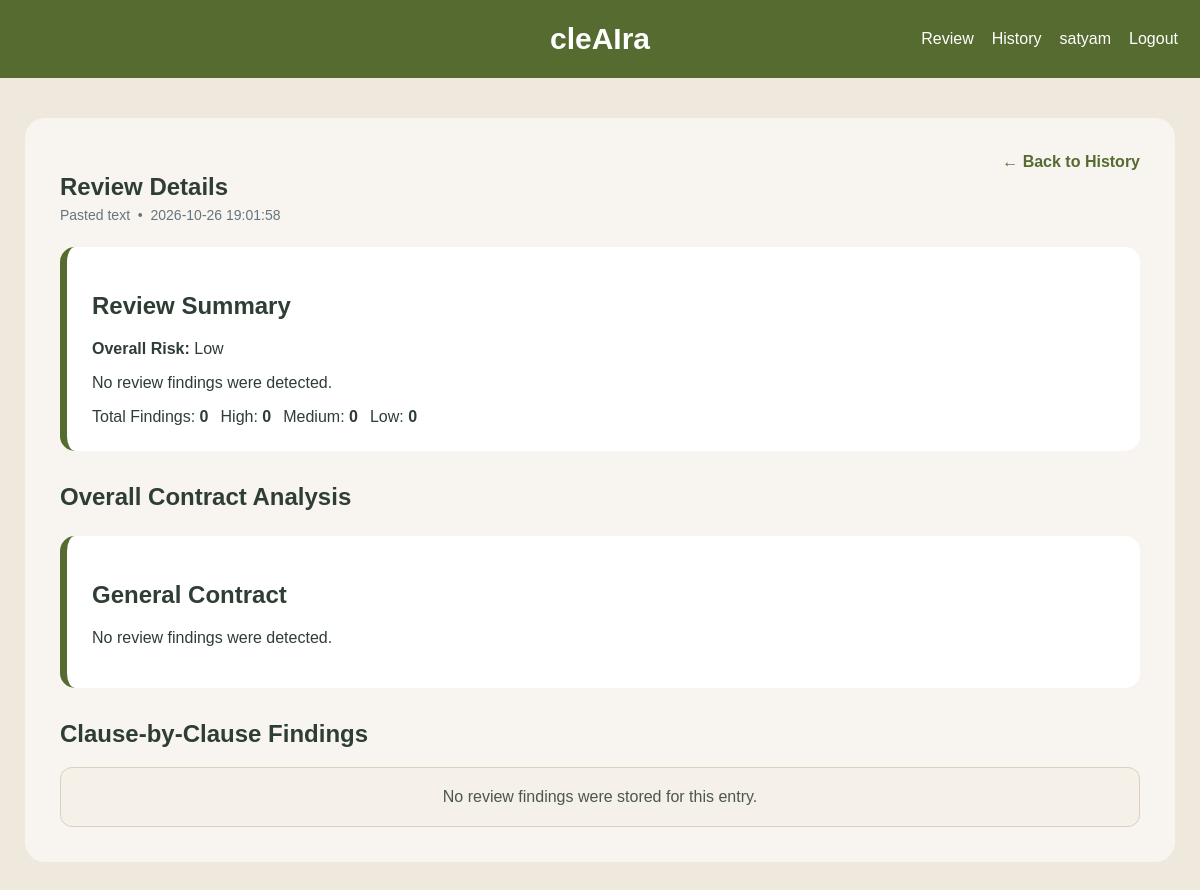
The page /history/120 (signed in) on the database its author committed.
### tables this page shows
CREATE TABLE "users" (
            id INTEGER PRIMARY KEY AUTOINCREMENT,
            username TEXT NOT NULL COLLATE NOCASE,
            email TEXT NOT NULL UNIQUE COLLATE NOCASE,
            password_hash TEXT NOT NULL,
            created_at TEXT NOT NULL DEFAULT (datetime('now')),
            email_verified INTEGER NOT NULL DEFAULT 1,
            verification_token TEXT,
            verification_created_at TEXT
        );

CREATE TABLE reviews (
            id INTEGER PRIMARY KEY AUTOINCREMENT,
            user_id INTEGER NOT NULL,
            source TEXT NOT NULL,
            preview TEXT NOT NULL,
            results_json TEXT NOT NULL,
            created_at TEXT NOT NULL DEFAULT (datetime('now')),
            FOREIGN KEY (user_id) REFERENCES users(id)
        );

### app.py (the view)
@app.route("/history/<int:review_id>")
@login_required
def history_detail(review_id):
    review = get_review(
        current_user()["id"],
        review_id,
    )
    if not review:
        abort(404)
    return render_template(
        "history_detail.html",
        review=review,
    )

### app.py (called while the page is built)
def login_required(view):
    @wraps(view)
    def wrapped(*args, **kwargs):
        user = current_user()
        if not user:
            session.clear()
            return redirect(url_for("login"))
        return view(*args, **kwargs)
    return wrapped

def current_user():
    user_id = session.get("user_id")
    if not user_id:
        return None
    return get_user_by_id(user_id)

@app.context_processor
def inject_user():
    return {"user": current_user()}

### auth.py (called while the page is built)
def get_connection():
    conn = sqlite3.connect(DB_PATH)
    conn.row_factory = sqlite3.Row
    return conn

def get_db():
    return get_connection()

def get_user_by_id(user_id):
    conn = get_connection()
    row = conn.execute(
        "SELECT * FROM users WHERE id = ?",
        (user_id,),
    ).fetchone()
    conn.close()
    return dict(row) if row else None

### history.py (called while the page is built)
def _decode_review_payload(raw_json):
    data = json.loads(raw_json)
    if isinstance(data, list):
        return {"results": data, "summary": None, "overall_analysis": None}
    if isinstance(data, dict):
        return {
            "results": data.get("results", []),
            "summary": data.get("summary"),
            "overall_analysis": data.get("overall_analysis"),
        }
    return {"results": [], "summary": None, "overall_analysis": None}

def get_review(user_id, review_id):
    conn = get_db()
    row = conn.execute(
        "SELECT id, source, preview, results_json, created_at "
        "FROM reviews WHERE id = ? AND user_id = ?",
        (review_id, user_id),
    ).fetchone()
    conn.close()
    if not row:
        return None
    payload = _decode_review_payload(row["results_json"])
    return {
        "id": row["id"],
        "source": row["source"],
        "preview": row["preview"],
        "created_at": row["created_at"],
        "results": payload["results"],
        "summary": payload["summary"],
        "overall_analysis": payload["overall_analysis"],
    }

### templates/history_detail.html (shortened to what this page needs)
<!DOCTYPE html>
<html lang="en">
<head>
    <link rel="stylesheet" href="/static/style.css">
</head>
<body>
<div class="navbar">
    <span>cleAIra</span>
    <div class="nav-actions">
        <a class="nav-link" href="/">Review</a>
        <a class="nav-link" href="/history">History</a>
        <a class="nav-link" href="/account">{{ user.username }}</a>
        <a class="nav-link" href="/logout">Logout</a>
    </div>
</div>
<div class="container">
    <div style="display:flex;justify-content:space-between;align-items:flex-start;gap:20px;flex-wrap:wrap;">
        <div>
            <h2 style="margin-bottom:6px;">Review Details</h2>
            <div style="color:#66757c;font-size:14px;">{{ review.source }} &nbsp;•&nbsp; {{ review.created_at }}</div>
        </div>
        <a class="view-details-link" href="/history">← Back to History</a>
    </div>
    {% if review.summary %}
    <div class="result" style="margin-top:24px;">
        <h2>Review Summary</h2>
        <p><strong>Overall Risk:</strong> {{ review.summary.overall }}</p>
        <p>{{ review.summary.message }}</p>
        <div style="display:flex;gap:12px;flex-wrap:wrap;">
            <span class="info-box">Total Findings: <strong>{{ review.summary.total }}</strong></span>
            <span class="info-box">High: <strong>{{ review.summary.high }}</strong></span>
            <span class="info-box">Medium: <strong>{{ review.summary.medium }}</strong></span>
            <span class="info-box">Low: <strong>{{ review.summary.low }}</strong></span>
        </div>
    </div>
    {% endif %}
    {% if review.overall_analysis %}
    {% set analysis = review.overall_analysis %}
    <h2 style="margin-top:32px;">Overall Contract Analysis</h2>
    <div class="result">
        <h2>{{ analysis.contract_type }}</h2>
        <p>{{ analysis.headline }}</p>
    </div>
    {% endif %}
    <h2 style="margin-top:32px;">Clause-by-Clause Findings</h2>
    {% for result in review.results %}
    <div class="result">
        <h2>{{ result.title }}</h2>
        <p><strong>Category:</strong> {{ result.category }}</p>
        <p><strong>Risk:</strong> {{ result.risk }}{% if result.priority %} &nbsp;•&nbsp; <strong>Priority:</strong> {{ result.priority }}{% endif %}</p>
        <div class="simple-box">
            <strong>Detected Clause</strong>
            <p>{{ result.sentence }}</p>
        </div>
        {% if result.explanation %}
        <div class="info-box">
            <strong>Explanation</strong>
            <p>{{ result.explanation }}</p>
        </div>
        {% endif %}
        {% if result.simple %}
        <div class="simple-box">
            <strong>In simple terms</strong>
            <p>{{ result.simple }}</p>
        </div>
        {% endif %}
        {% if result.why_it_matters %}
        <div class="info-box">
            <strong>Why this matters</strong>
            <p>{{ result.why_it_matters }}</p>
        </div>
        {% endif %}
        {% if result.what_to_check %}
        <div class="check-box">
            <strong>What to check</strong>
            <ul>
            {% for item in result.what_to_check %}
                <li>{{ item }}</li>
            {% endfor %}
            </ul>
        </div>
        {% endif %}
        {% if result.suggested_action %}
        <div class="action-box">
            <strong>Suggested action</strong>
            <p>{{ result.suggested_action }}</p>
        </div>
        {% endif %}
    </div>
    {% else %}
    <div class="empty-state">No review findings were stored for this entry.</div>
    {% endfor %}
</div>
</body>
</html>

### static/style.css (style rules this page uses)
body { margin:0; background:#EFE8DD; font-family:Arial; color:#2F3E34; }
.navbar { background:#556B2F; color:white; padding:22px; text-align:center; font-size:30px; font-weight:bold; display:flex; align-items:center; justify-content:center; position:relative; }
.nav-actions { position:absolute; right:22px; display:flex; gap:18px; align-items:center; }
.nav-link { color:white; text-decoration:none; font-size:16px; font-weight:normal; }
.container { width:90%; max-width:1100px; margin:40px auto; background:#F8F5F0; padding:35px; border-radius:20px; }
.result { margin-top:25px; background:white; padding:25px; border-radius:15px; border-left:7px solid #556B2F; }
.view-details-link, .mini-delete-button { color:#556B2F; text-decoration:none; font-weight:bold; background:none; border:none; cursor:pointer; padding:0; }
.empty-state { background:#F5F0E8; border:1px solid #d9d0bf; border-radius:12px; padding:20px; text-align:center; color:#4a584d; }

### rows shown on the page
users: username "satyam"
reviews: source "Pasted text", created_at "2026-10-26 19:01:58"

### other values the page prints
{{ review.summary.overall }} "Low"
{{ review.summary.message }} "No review findings were detected."
{{ review.summary.total }} "0"
{{ review.summary.high }} "0"
{{ review.summary.medium }} "0"
{{ review.summary.low }} "0"
{{ analysis.contract_type }} "General Contract"
{{ analysis.headline }} "No review findings were detected."
